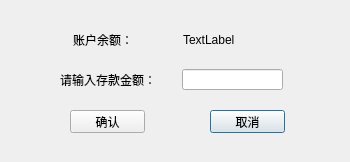
<?xml version="1.0" encoding="UTF-8"?>
<ui version="4.0">
 <class>DepositWin</class>
 <widget class="QDialog" name="DepositWin">
  <property name="geometry">
   <rect>
    <x>0</x>
    <y>0</y>
    <width>350</width>
    <height>162</height>
   </rect>
  </property>
  <property name="windowTitle">
   <string>存款界面</string>
  </property>
  <widget class="QLabel" name="label">
   <property name="geometry">
    <rect>
     <x>60</x>
     <y>70</y>
     <width>111</width>
     <height>20</height>
    </rect>
   </property>
   <property name="text">
    <string>请输入存款金额：</string>
   </property>
  </widget>
  <widget class="QPushButton" name="ExitButton">
   <property name="geometry">
    <rect>
     <x>210</x>
     <y>110</y>
     <width>75</width>
     <height>23</height>
    </rect>
   </property>
   <property name="text">
    <string>取消</string>
   </property>
  </widget>
  <widget class="QLineEdit" name="GetNum">
   <property name="geometry">
    <rect>
     <x>182</x>
     <y>69</y>
     <width>101</width>
     <height>21</height>
    </rect>
   </property>
  </widget>
  <widget class="QLabel" name="label_2">
   <property name="geometry">
    <rect>
     <x>73</x>
     <y>30</y>
     <width>61</width>
     <height>20</height>
    </rect>
   </property>
   <property name="text">
    <string>账户余额：</string>
   </property>
  </widget>
  <widget class="QLabel" name="ShowBalance">
   <property name="geometry">
    <rect>
     <x>183</x>
     <y>30</y>
     <width>101</width>
     <height>20</height>
    </rect>
   </property>
   <property name="text">
    <string>TextLabel</string>
   </property>
  </widget>
  <widget class="QPushButton" name="YesButton">
   <property name="geometry">
    <rect>
     <x>70</x>
     <y>110</y>
     <width>75</width>
     <height>23</height>
    </rect>
   </property>
   <property name="text">
    <string>确认</string>
   </property>
  </widget>
 </widget>
 <resources/>
 <connections/>
</ui>
